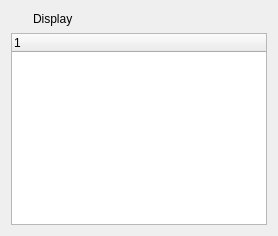
        <widget class="QWidget" name="tab_14">
         <attribute name="title">
          <string>rviz</string>
         </attribute>
         <layout class="QVBoxLayout" name="verticalLayout_19">
          <item>
           <layout class="QVBoxLayout" name="verticalLayout_18">
            <item>
             <layout class="QHBoxLayout" name="horizontalLayout_11">
              <item>
               <widget class="QLabel" name="label_15">
                <property name="minimumSize">
                 <size>
                  <width>16</width>
                  <height>16</height>
                 </size>
                </property>
                <property name="maximumSize">
                 <size>
                  <width>16</width>
                  <height>16</height>
                 </size>
                </property>
                <property name="text">
                 <string/>
                </property>
                <property name="pixmap">
                 <pixmap resource="../resources/images.qrc">:/images/classes/Displays.svg</pixmap>
                </property>
               </widget>
              </item>
              <item>
               <widget class="QLabel" name="label_13">
                <property name="text">
                 <string>Display</string>
                </property>
               </widget>
              </item>
             </layout>
            </item>
            <item>
             <widget class="QTreeWidget" name="treeWidget">
              <attribute name="headerMinimumSectionSize">
               <number>150</number>
              </attribute>
              <attribute name="headerDefaultSectionSize">
               <number>150</number>
              </attribute>
              <column>
               <property name="text">
                <string notr="true">1</string>
               </property>
              </column>
             </widget>
            </item>
           </layout>
          </item>
         </layout>
        </widget>
